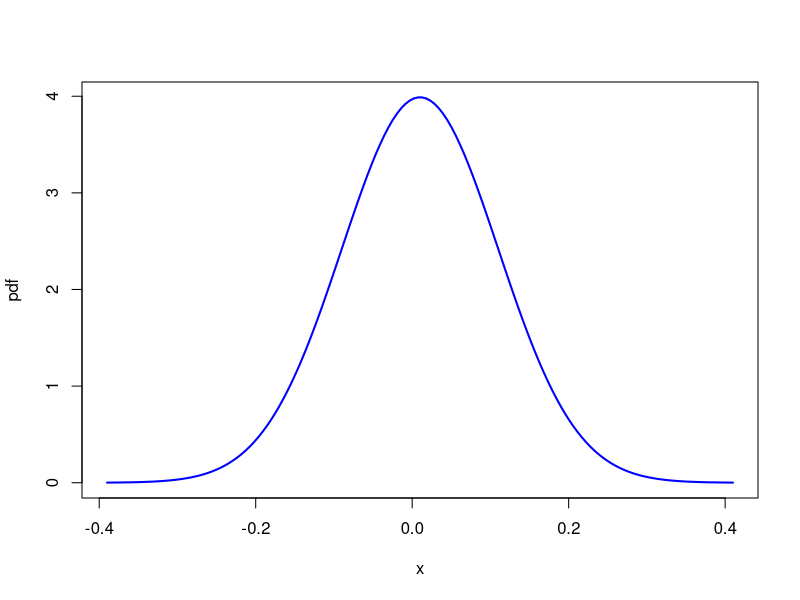
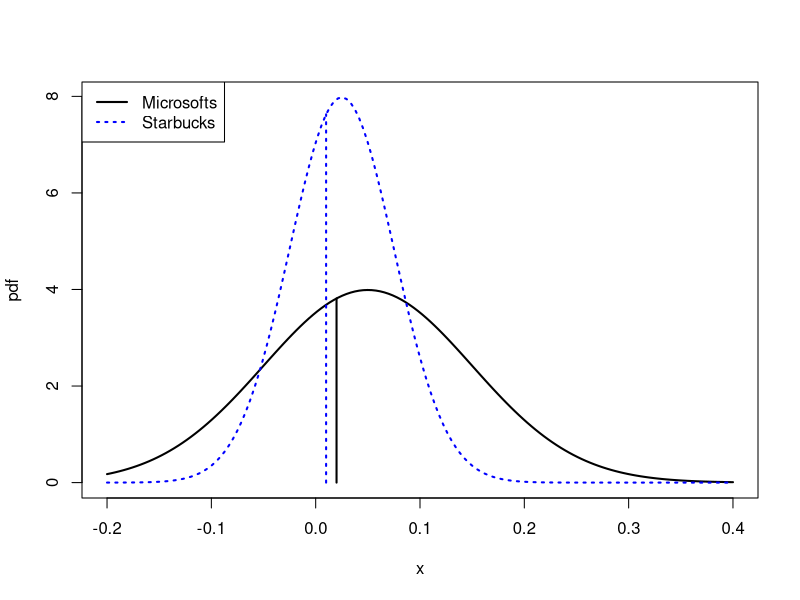
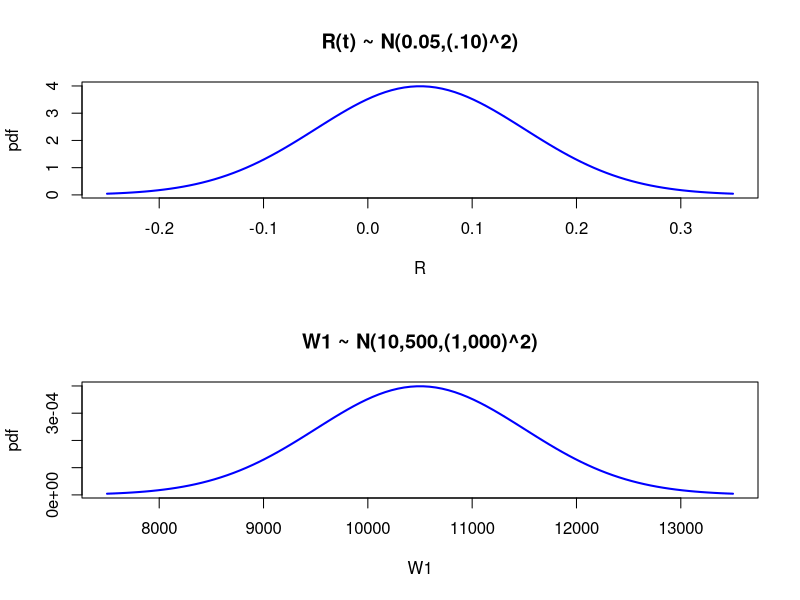
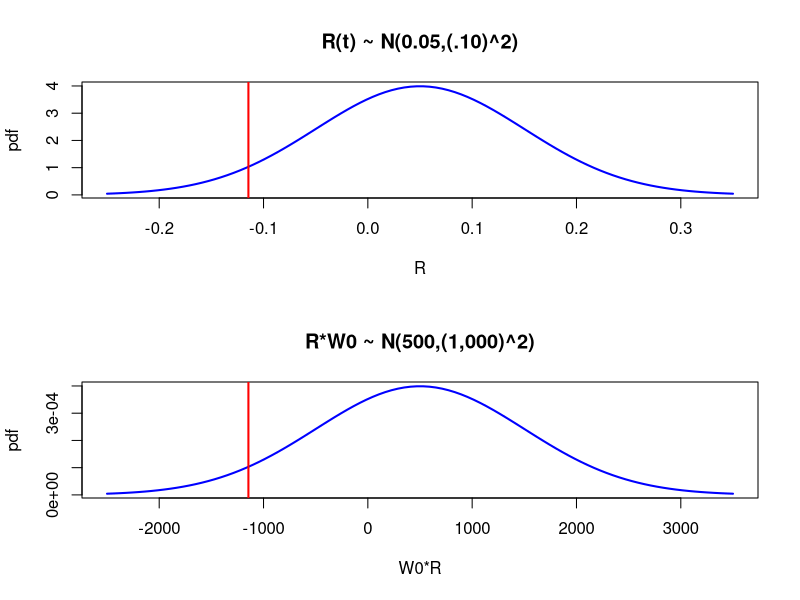

Reproduce these figures in R, in order.
# probReview.r	
#
# R examples for probability concepts chapter
#
# Core R functions used:
#

# R packages/functions used
#
# mvtnorm
#   dmvnorm             density of multivariate normal
#   pmvnorm             CDF of multivariate normal
#   qmvnorm             quantiles of multivariate normal
#   rmvnorm             simulate random numbers from multivariate normal

# scatterplot3D
options(digits = 4)


#
# General normal distribution
#

# Example: R ~ N(0.01, 0.10)
mu.r = 0.01
sd.r = 0.1
x.vals = seq(-4, 4, length=150)*sd.r + mu.r
plot(x.vals, dnorm(x.vals, mean=mu.r, sd=sd.r), type="l", lwd=2, 
     col="blue", xlab="x", ylab="pdf")
pnorm(-0.5, mean=0.01, sd=0.1)
pnorm(0, mean=0.01, sd=0.1)
1 - pnorm(0.5, mean=0.01, sd=0.1)
1 - pnorm(1, mean=0.01, sd=0.1)

a.vals = c(0.01, 0.05, 0.95, 0.99)
qnorm(a.vals, mean=0.01, sd=0.10)


# 1-1
mu.r = 0.05
sd.r = 0.10
x.vals = seq(-2.5, 3.5, length=150)*sd.r + mu.r
plot(x.vals, dnorm(x.vals, mean=mu.r, sd=sd.r), type="l", lwd=2, 
     ylim=c(0, max(dnorm(x.vals, mean=0.025, sd=0.05))),
     col="black", xlab="x", ylab="pdf")
points(x.vals, dnorm(x.vals, mean=0.025, sd=0.05), type="l", lwd=2,
       col="blue", lty="dotted")
segments(0.02, 0, 0.02, dnorm(0.02, mean=0.05, sd=0.1), lwd=2)
segments(0.01, 0, 0.01, dnorm(0.01, mean=0.025, sd=0.05), lwd=2, 
         col="blue", lty="dotted")
legend(x="topleft", legend=c("Microsofts", "Starbucks"), lwd=2,
       col=c("black", "blue"), lty=c("solid","dotted"))
                   
# 1-2
# Microsoft 주식의 수익률 분포는 평균이 0.05이고 표준편차가 0.1으로 높은 변동성을 나타냅니다.
# 따라서 Microsoft 주식은 더 높은 리스크를 가지고 있지만, 더 높은 수익률을 제공합니다. 
# 반면에, Starbucks 주식 수익률 분포는 평균이 0.025이고 표준편차가 0.05로 Microsoft에 비해 낮은 변동성을 가집니다.
# 따라서 Starbucks 주식은 더 낮은 리스크를 가지며, 더 낮은 예상 수익률을 제공합니다.


# Value-at-Risk calculations

# R(t) ~ N(0.05, (0.10)^2)
# W = 10000
w0 = 10000
# plot return and wealth distributions
mu.R = 0.05
sd.R = 0.1
R.vals = seq(from=(mu.R - 3*sd.R), to=(mu.R + 3*sd.R), length = 100)
mu.w1 = 10500
sd.w1 = 1000
w1.vals = seq(from=(mu.w1 - 3*sd.w1), to=(mu.w1 + 3*sd.w1), length = 100)

par(mfrow=c(2,1))
# plot return density
plot(R.vals, dnorm(R.vals, mean=mu.R, sd=sd.R), type="l", 
     main="R(t) ~ N(0.05,(.10)^2)", xlab="R", ylab="pdf",
     lwd=2, col="blue")
# plot wealth density
plot(w1.vals, dnorm(w1.vals, mean=mu.w1, sd=sd.w1), type="l", 
     main="W1 ~ N(10,500,(1,000)^2)", xlab="W1", ylab="pdf",
     lwd=2, col="blue")
par(mfrow=c(1,1))



# Pr(W1 < 9000)
pnorm(9000, mu.w1, sd.w1)
qnorm(pnorm(9000, mu.w1, sd.w1), mu.w1, sd.w1)

# compute 5% quantile of return and wealth distributions
q.R.05 = qnorm(0.05, mu.R, sd.R)
q.R.05
q.w1.05 = qnorm(0.05, mu.w1, sd.w1)
q.w1.05

# compute 5% VaR using return quantile
w0*q.R.05

# compute 5% VaR using wealth quantile
q.w1.05 - w0

# plot return and loss distributions with VaR
loss.vals = w0*R.vals
mu.loss = w0*mu.R
sd.loss = w0*sd.R
par(mfrow=c(2,1))
# plot return density
plot(R.vals, dnorm(R.vals, mean=mu.R, sd=sd.R), type="l", 
     main="R(t) ~ N(0.05,(.10)^2)", xlab="R", ylab="pdf",
     lwd=2, col="blue")
abline(v=q.R.05, lwd=2, col="red")     
# plot wealth density
plot(loss.vals, dnorm(loss.vals, mean=mu.loss, sd=sd.loss), type="l", 
     main="R*W0 ~ N(500,(1,000)^2)", xlab="W0*R", ylab="pdf",
     lwd=2, col="blue")
abline(v=q.R.05*w0, lwd=2, col="red")       
par(mfrow=c(1,1))


# 2
mu.R = 0.04
sd.R = 0.09
w0 = 100000
q.01.R = mu.R + sd.R*qnorm(0.01)
q.05.R = mu.R + sd.R*qnorm(0.05)
VaR.01 = (q.01.R*w0)
VaR.05 = (q.05.R*w0)
VaR.01
VaR.05

# 3-1
mu.r = 0.04
sd.r = 0.09
q.01.R = exp(mu.r + sd.r*qnorm(0.01)) - 1
q.05.R = exp(mu.r + sd.r*qnorm(0.05)) - 1
VaR.01 = (q.01.R*w0)
VaR.05 = (q.05.R*w0)
VaR.01
VaR.05

#3-2
mu_r = 0.04
sigma_r = 0.09
W0 = 100000

months_in_year = 12
mu_a = months_in_year * mu_r
sigma_a = sqrt(months_in_year) * sigma_r

alpha_1 = 0.01
alpha_5 = 0.05
q_1 = qnorm(alpha_1, mean = mu_a, sd = sigma_a)
q_5 = qnorm(alpha_5, mean = mu_a, sd = sigma_a)

VaR_1_simple = exp(q_1) - 1
VaR_5_simple = exp(q_5) - 1

VaR_1_yearly = VaR_1_simple * W0
VaR_5_yearly = VaR_5_simple * W0

print(paste("연간 1% VaR:", VaR_1_yearly))
print(paste("연간 5% VaR:", VaR_5_yearly))



